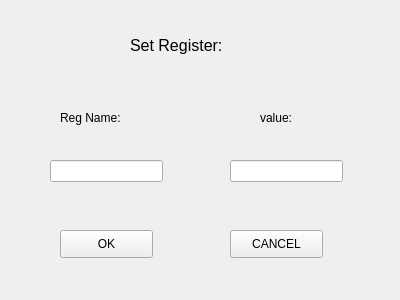
<?xml version="1.0" encoding="UTF-8"?>
<ui version="4.0">
 <class>setRegWidget</class>
 <widget class="QWidget" name="setRegWidget">
  <property name="geometry">
   <rect>
    <x>0</x>
    <y>0</y>
    <width>400</width>
    <height>300</height>
   </rect>
  </property>
  <property name="windowTitle">
   <string>Form</string>
  </property>
  <widget class="QLabel" name="label">
   <property name="geometry">
    <rect>
     <x>130</x>
     <y>30</y>
     <width>121</width>
     <height>31</height>
    </rect>
   </property>
   <property name="font">
    <font>
     <pointsize>12</pointsize>
    </font>
   </property>
   <property name="text">
    <string>Set Register:</string>
   </property>
  </widget>
  <widget class="QLineEdit" name="regEdit">
   <property name="geometry">
    <rect>
     <x>50</x>
     <y>160</y>
     <width>113</width>
     <height>22</height>
    </rect>
   </property>
  </widget>
  <widget class="QLineEdit" name="valueEdit">
   <property name="geometry">
    <rect>
     <x>230</x>
     <y>160</y>
     <width>113</width>
     <height>22</height>
    </rect>
   </property>
  </widget>
  <widget class="QLabel" name="label_2">
   <property name="geometry">
    <rect>
     <x>60</x>
     <y>110</y>
     <width>71</width>
     <height>16</height>
    </rect>
   </property>
   <property name="text">
    <string>Reg Name:</string>
   </property>
  </widget>
  <widget class="QLabel" name="label_3">
   <property name="geometry">
    <rect>
     <x>260</x>
     <y>110</y>
     <width>55</width>
     <height>16</height>
    </rect>
   </property>
   <property name="text">
    <string>value:</string>
   </property>
  </widget>
  <widget class="QPushButton" name="okButton">
   <property name="geometry">
    <rect>
     <x>60</x>
     <y>230</y>
     <width>93</width>
     <height>28</height>
    </rect>
   </property>
   <property name="text">
    <string>OK</string>
   </property>
  </widget>
  <widget class="QPushButton" name="cancelButton">
   <property name="geometry">
    <rect>
     <x>230</x>
     <y>230</y>
     <width>93</width>
     <height>28</height>
    </rect>
   </property>
   <property name="text">
    <string>CANCEL</string>
   </property>
  </widget>
 </widget>
 <resources/>
 <connections/>
</ui>
